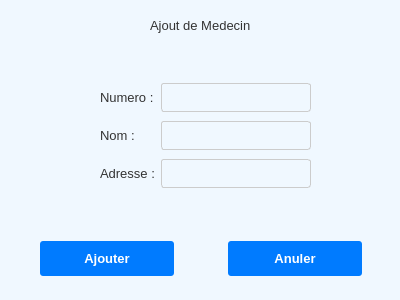
<?xml version="1.0" encoding="UTF-8"?>
<ui version="4.0">
 <class>patient</class>
 <widget class="QWidget" name="patient">
  <property name="geometry">
   <rect>
    <x>0</x>
    <y>0</y>
    <width>400</width>
    <height>300</height>
   </rect>
  </property>
  <property name="minimumSize">
   <size>
    <width>400</width>
    <height>300</height>
   </size>
  </property>
  <property name="maximumSize">
   <size>
    <width>400</width>
    <height>300</height>
   </size>
  </property>
  <property name="windowTitle">
   <string>Form</string>
  </property>
  <property name="styleSheet">
   <string notr="true">/* ======================================= */
/* === GLOBAL &amp; FENÊTRE PRINCIPALE (1) === */
/* ======================================= */

QWidget {
    background-color: #f0f8ff; /* Bleu très pâle */
    color: #333333;
    font-family: &quot;Arial&quot;, sans-serif;
    font-size: 10pt;
}

/* Titre Principal */
QLabel#titleLabel {
    color: #004c8c;
    font-size: 16pt;
    font-weight: bold;
    padding: 10px;
    background-color: transparent;
}

/* Conteneur Principal Blanc */
QFrame#mainContentFrame {
    background-color: #ffffff;
    border: 1px solid #cccccc;
    border-radius: 5px;
}


/* ======================================= */
/* === BOUTONS D'ACTION &amp; NAVIGATION === */
/* ======================================= */

/* Boutons Primaires (Style Général par défaut) */
QPushButton {
    background-color: #007bff;
    color: white;
    border: none;
    padding: 10px 15px;
    border-radius: 3px;
    font-weight: bold;
    min-width: 100px;
}

QPushButton:hover {
    background-color: #0056b3;
}

/* Ciblage des Boutons Spécifiques */
QPushButton#Ajouter { /* Bouton Ajouter du formulaire médecin */
    min-width: 80px; 
}

QPushButton#AnulerMed, QPushButton#listButton { /* Boutons Secondaires/Annuler */
    background-color: transparent;
    color: #004c8c;
    border: 1px solid #004c8c;
    padding: 9px 15px;
    min-width: 80px;
}

QPushButton#AnulerMed:hover, QPushButton#listButton:hover {
    background-color: #e0f2ff;
}


/* ======================================= */
/* === ÉLÉMENTS DE FORMULAIRE (MEDECIN) === */
/* ======================================= */

/* Titre de Sous-fenêtre */
QLabel#subTitleLabel {
    color: #004c8c;
    font-size: 14pt;
    font-weight: 600;
    padding: 15px 0;
    background-color: transparent;
}

/* Labels Spécifiques */
QLabel#NomMed,
QLabel#NumeroMed,
QLabel#TauxJournalierMed {
    background-color: transparent;
    color: #333333;
    font-weight: 500;
    padding-right: 10px;
}

/* Champs de Saisie Spécifiques */
QLineEdit#formNomMed,
QLineEdit#formNumeroMed,
QLineEdit#formTauxMed {
    background-color: #ffffff;
    border: 1px solid #cccccc;
    padding: 5px;
    border-radius: 3px;
    color: #333333;
    min-height: 25px;
}

QLineEdit#formNomMed:focus,
QLineEdit#formNumeroMed:focus,
QLineEdit#formTauxMed:focus {
    border: 1px solid #007bff;
}

/* Styles pour les QLineEdit Génériques et QSpinBox si non nommés */
QLineEdit, QSpinBox, QDateEdit {
    border: 1px solid #cccccc;
    padding: 5px;
    border-radius: 3px;
}</string>
  </property>
  <widget class="QWidget" name="layoutWidget">
   <property name="geometry">
    <rect>
     <x>40</x>
     <y>240</y>
     <width>322</width>
     <height>37</height>
    </rect>
   </property>
   <layout class="QHBoxLayout" name="horizontalLayout_3">
    <item>
     <widget class="QPushButton" name="AjouterPatient">
      <property name="text">
       <string>Ajouter</string>
      </property>
     </widget>
    </item>
    <item>
     <spacer name="horizontalSpacer_3">
      <property name="orientation">
       <enum>Qt::Vertical</enum>
      </property>
      <property name="sizeHint" stdset="0">
       <size>
        <width>48</width>
        <height>20</height>
       </size>
      </property>
     </spacer>
    </item>
    <item>
     <widget class="QPushButton" name="AnulerPat">
      <property name="text">
       <string>Anuler</string>
      </property>
     </widget>
    </item>
   </layout>
  </widget>
  <widget class="QLabel" name="Titre">
   <property name="geometry">
    <rect>
     <x>150</x>
     <y>10</y>
     <width>121</width>
     <height>31</height>
    </rect>
   </property>
   <property name="styleSheet">
    <string notr="true"/>
   </property>
   <property name="text">
    <string>Ajout de Medecin</string>
   </property>
   <property name="textFormat">
    <enum>Qt::PlainText</enum>
   </property>
   <property name="margin">
    <number>5</number>
   </property>
   <property name="indent">
    <number>-1</number>
   </property>
  </widget>
  <widget class="QWidget" name="layoutWidget_2">
   <property name="geometry">
    <rect>
     <x>100</x>
     <y>80</y>
     <width>211</width>
     <height>111</height>
    </rect>
   </property>
   <layout class="QGridLayout" name="gridLayout_3">
    <item row="1" column="0">
     <widget class="QLabel" name="NomPatient">
      <property name="text">
       <string>Nom :</string>
      </property>
     </widget>
    </item>
    <item row="1" column="1">
     <widget class="QLineEdit" name="formNomPatirnt"/>
    </item>
    <item row="2" column="0">
     <widget class="QLabel" name="Adresse">
      <property name="text">
       <string>Adresse :</string>
      </property>
     </widget>
    </item>
    <item row="0" column="0">
     <widget class="QLabel" name="NumeroPatient">
      <property name="text">
       <string>Numero :</string>
      </property>
     </widget>
    </item>
    <item row="0" column="1">
     <widget class="QLineEdit" name="formNumeroPatient"/>
    </item>
    <item row="2" column="1">
     <widget class="QLineEdit" name="formAddressePatient"/>
    </item>
   </layout>
  </widget>
 </widget>
 <resources/>
 <connections/>
</ui>
